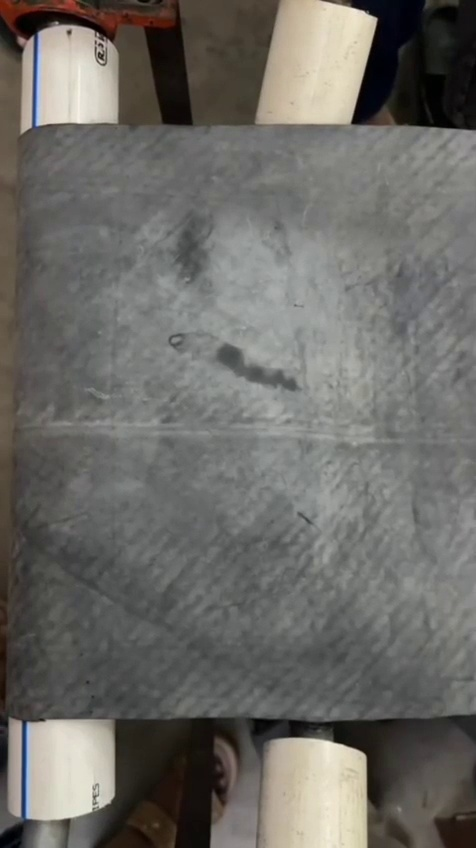
#> input picture dataset/candidates/frame_0001.jpg, 476 x 848 px; its folder holds 4 pictures in this run
$ python clean_dataset1.py
#> lines starting #> are read from the running program, lines starting #| are printed output that depends on the picture
import cv2
import os
from pathlib import Path

# ============================================================
# CONVEYOR BELT IMAGE PREPROCESSING
# ============================================================

SCRIPT_DIR = Path(__file__).resolve().parent

# Input: your original 292 extracted frames
INPUT_FOLDER = SCRIPT_DIR / "candidates"

# Output: processed copies of ALL images
OUTPUT_FOLDER = SCRIPT_DIR / "cleaned"

# Image size for preprocessing
IMAGE_WIDTH = 512
IMAGE_HEIGHT = 512


# ============================================================
# CREATE OUTPUT FOLDER
# ============================================================

OUTPUT_FOLDER.mkdir(parents=True, exist_ok=True)


# ============================================================
# START
# ============================================================

print("=" * 60)
print("CONVEYOR BELT IMAGE PREPROCESSING")
print("=" * 60)

print()
print("Input folder :", INPUT_FOLDER)
print("Output folder:", OUTPUT_FOLDER)
print()


# ============================================================
# FIND IMAGES
# ============================================================

valid_extensions = (
    ".jpg",
    ".jpeg",
    ".png",
    ".bmp"
)

files = sorted(
    [
        file.name
        for file in INPUT_FOLDER.iterdir()
        if file.is_file() and file.suffix.lower() in valid_extensions
    ]
)


print("Images found:", len(files))
print()


# ============================================================
# PROCESS ALL IMAGES
# ============================================================

processed_count = 0
failed_count = 0


for index, filename in enumerate(files, start=1):

    input_path = INPUT_FOLDER / filename

    # --------------------------------------------------------
    # READ IMAGE
    # --------------------------------------------------------

    image = cv2.imread(str(input_path))
#> image is the input picture: shape (848, 476, 3); mean B, G, R 102.4, 106.8, 108.3

    if image is None:

        print(
            f"[FAILED] {filename} - could not read image"
        )

        failed_count += 1

        continue


    # --------------------------------------------------------
    # RESIZE IMAGE
    # --------------------------------------------------------

    resized_image = cv2.resize(
        image,
        (IMAGE_WIDTH, IMAGE_HEIGHT),
        interpolation=cv2.INTER_AREA
    )
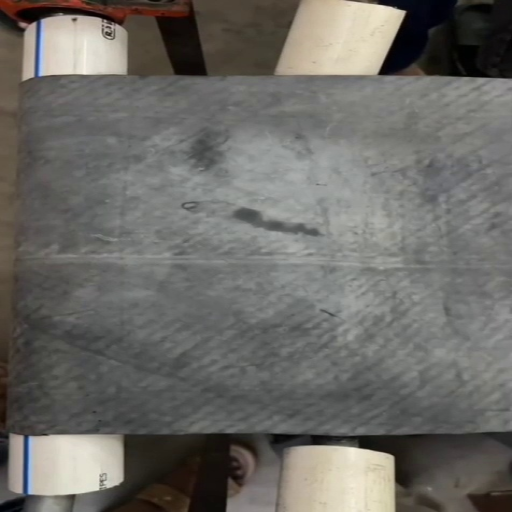
#> resized_image: shape (512, 512, 3); mean B, G, R 102.3, 106.7, 108.2


    # --------------------------------------------------------
    # CREATE NEW FILENAME (preserves original candidate filename)
    # --------------------------------------------------------

    output_filename = filename

    output_path = OUTPUT_FOLDER / output_filename


    # --------------------------------------------------------
    # SAVE PROCESSED IMAGE
    # --------------------------------------------------------

    success = cv2.imwrite(
        str(output_path),
        resized_image
    )


    if success:

        processed_count += 1

        print(
            f"[{processed_count:03d}/{len(files):03d}] "
            f"ADDED: {filename} -> {output_filename}"
        )

    else:

        failed_count += 1

        print(
            f"[FAILED] Could not save: {filename}"
        )
#> pass 2 of the loop `for index, filename in enumerate(files, start=1):`:
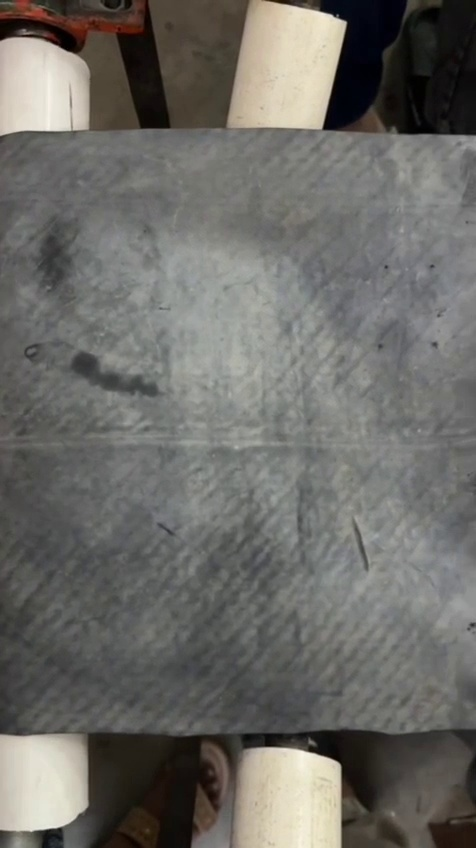
#> input picture dataset/candidates/frame_0008.jpg, 476 x 848 px
#> image is the input picture: shape (848, 476, 3); mean B, G, R 103.1, 107.4, 108.7
#> `resized_image = cv2.resize( image, (IMAGE_WIDTH, IMAGE_HEIGHT), interp..`:
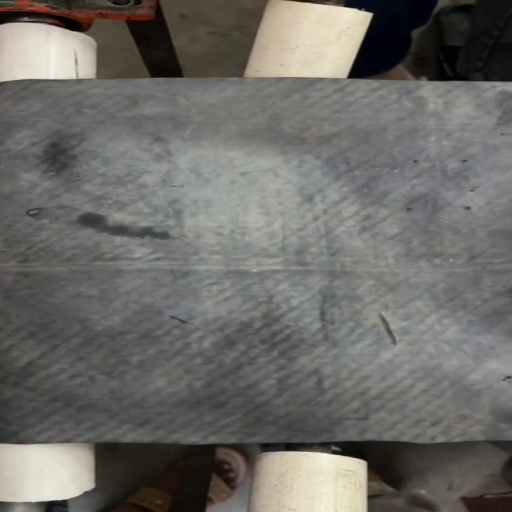
#> resized_image: shape (512, 512, 3); mean B, G, R 103, 107.3, 108.5
#> pass 3 of the loop `for index, filename in enumerate(files, start=1):`:
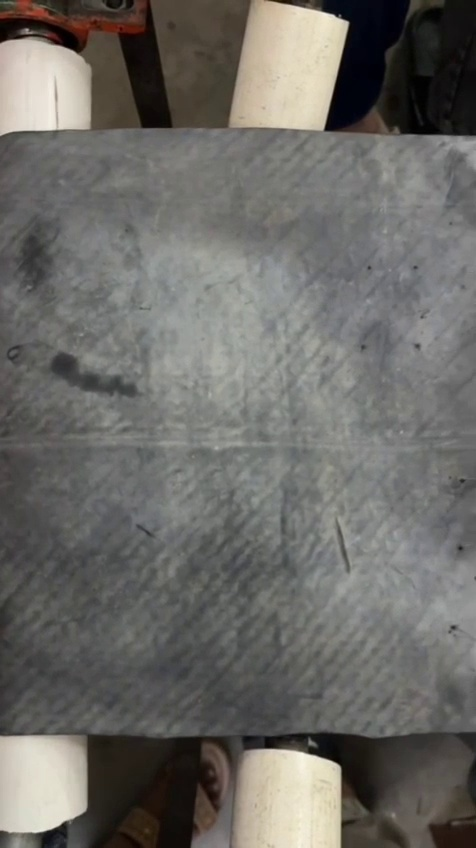
#> input picture dataset/candidates/frame_0009.jpg, 476 x 848 px
#> image is the input picture: shape (848, 476, 3); mean B, G, R 102.9, 106.8, 108.3
#> `resized_image = cv2.resize( image, (IMAGE_WIDTH, IMAGE_HEIGHT), interp..`:
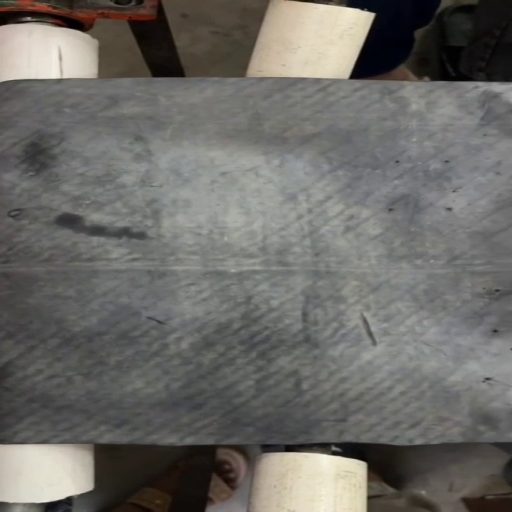
#> resized_image: shape (512, 512, 3); mean B, G, R 102.7, 106.7, 108.2
#> the loop made 4 passes; the first 3 are shown


# ============================================================
# FINAL SUMMARY
# ============================================================

print()
print("=" * 60)
print("PREPROCESSING COMPLETE")
print("=" * 60)

print()
print("Original images :", len(files))
print("Processed images:", processed_count)
print("Failed images   :", failed_count)

print()
print("Processed images are saved in:")
print(
    os.path.abspath(OUTPUT_FOLDER)
)

print()
print("=" * 60)
print("IMPORTANT:")
print("Your original images in 'candidates' were NOT deleted.")
print("The 'cleaned' folder contains processed copies.")
print("=" * 60)
